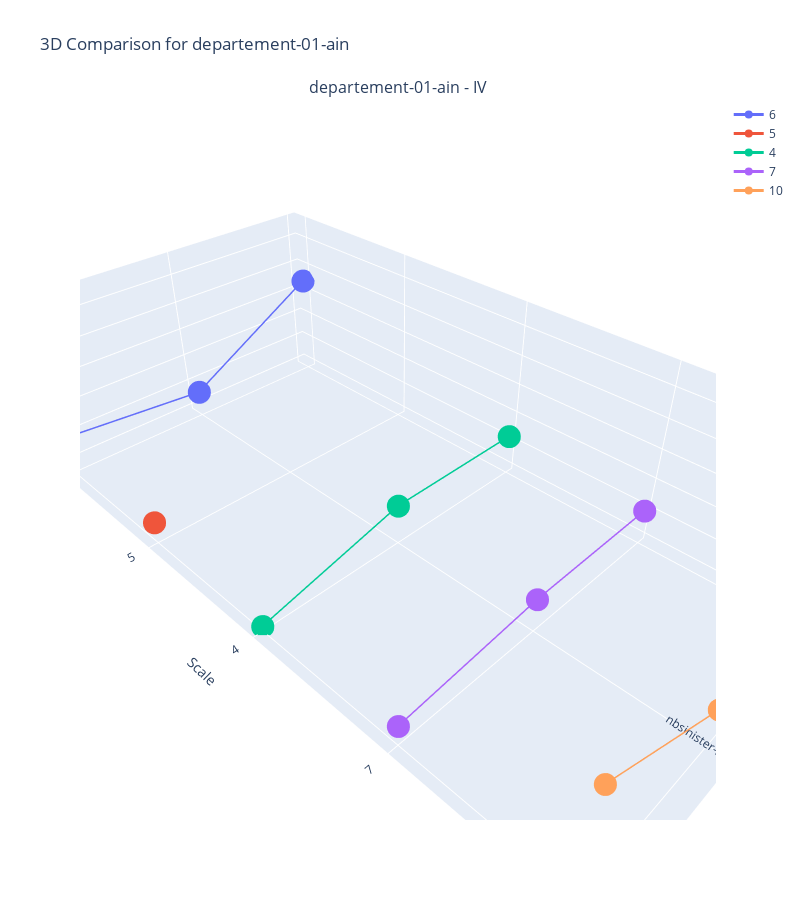
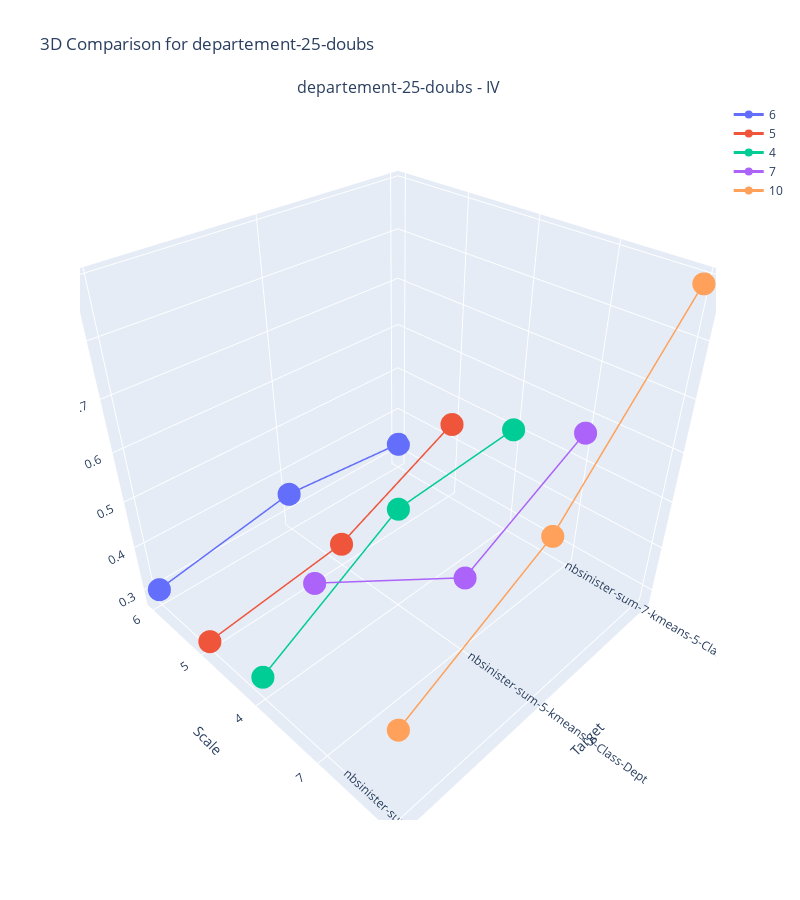
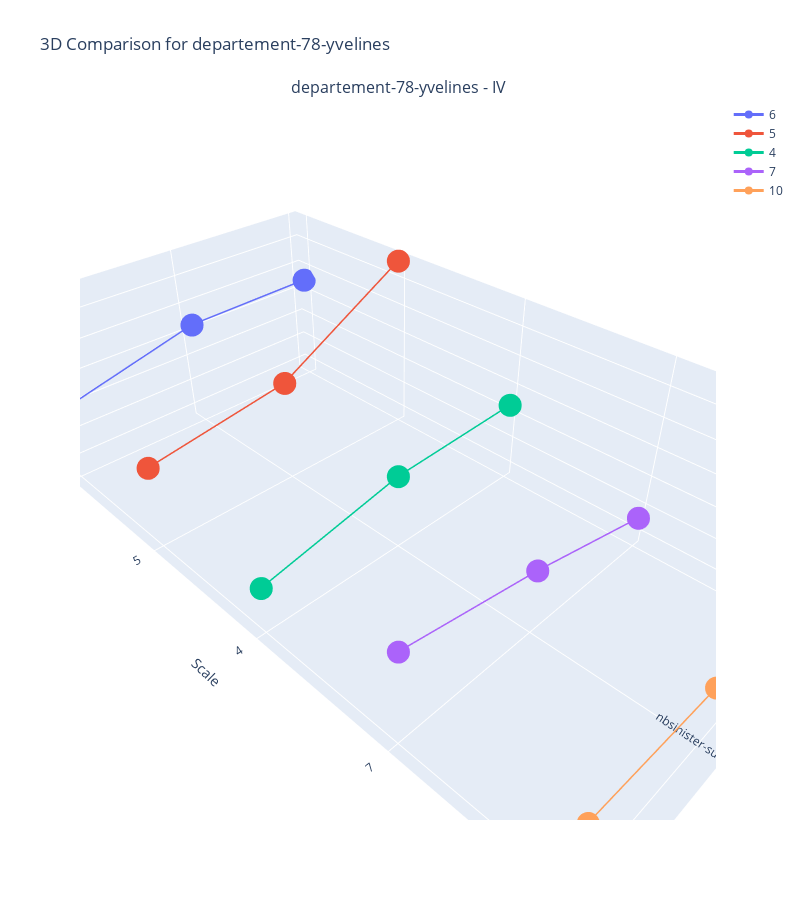

These figures' notebook cell, in order:
### Code cell
compare_models_2d(df, df.Department.unique(), dept_markers, ['IV'],  'Target', 'Scale', 'Scale')

### Figure 1 — Plotly figure (JSON) as saved in the notebook; plotly's stock layout.template omitted (floating-point values rounded to 4 significant figures)
{"data": [{"line": {"color": "#636EFA", "width": 3}, "marker": {"color": "#636EFA", "size": 8}, "mode": "lines+markers", "name": "6", "scene": "scene", "type": "scatter3d", "x": [0, 1, 2], "y": [0, 0, 0], "z": [0.8833, 0.3476, 0.4311]}, {"line": {"color": "#EF553B", "width": 3}, "marker": {"color": "#EF553B", "size": 8}, "mode": "lines+markers", "name": "5", "scene": "scene", "type": "scatter3d", "x": [0, 1, 2], "y": [1, 1, 1], "z": [null, null, 0.3122]}, {"line": {"color": "#00CC96", "width": 3}, "marker": {"color": "#00CC96", "size": 8}, "mode": "lines+markers", "name": "4", "scene": "scene", "type": "scatter3d", "x": [0, 1, 2], "y": [2, 2, 2], "z": [0.4409, 0.435, 0.1945]}, {"line": {"color": "#AB63FA", "width": 3}, "marker": {"color": "#AB63FA", "size": 8}, "mode": "lines+markers", "name": "7", "scene": "scene", "type": "scatter3d", "x": [0, 1, 2], "y": [3, 3, 3], "z": [0.3987, 0.3877, 0.2949]}, {"line": {"color": "#FFA15A", "width": 3}, "marker": {"color": "#FFA15A", "size": 8}, "mode": "lines+markers", "name": "10", "scene": "scene", "type": "scatter3d", "x": [0, 1, 2], "y": [4, 4, 4], "z": [1.319, 0.4084, 0.8999]}], "layout": {"annotations": [{"font": {"size": 16}, "showarrow": false, "text": "departement-01-ain - IV", "x": 0.5, "xanchor": "center", "xref": "paper", "y": 1, "yanchor": "bottom", "yref": "paper"}], "height": 900, "scene": {"domain": {"x": [0, 1], "y": [0, 1]}, "xaxis": {"ticktext": ["nbsinister-sum-7-kmeans-5-Class-Dept", "nbsinister-sum-5-kmeans-5-Class-Dept", "nbsinister-sum-3-kmeans-5-Class-Dept"], "tickvals": [0, 1, 2], "title": {"text": "Target"}}, "yaxis": {"ticktext": ["6", "5", "4", "7", 10], "tickvals": [0, 1, 2, 3, 4], "title": {"text": "Scale"}}, "zaxis": {"title": {"text": "IV"}}}, "showlegend": true, "title": {"text": "3D Comparison for departement-01-ain"}, "width": 800}}

### Figure 2 — Plotly figure (JSON) as saved in the notebook; plotly's stock layout.template omitted (floating-point values rounded to 4 significant figures)
{"data": [{"line": {"color": "#636EFA", "width": 3}, "marker": {"color": "#636EFA", "size": 8}, "mode": "lines+markers", "name": "6", "scene": "scene", "type": "scatter3d", "x": [0, 1, 2], "y": [0, 0, 0], "z": [0.3248, 0.352, 0.3009]}, {"line": {"color": "#EF553B", "width": 3}, "marker": {"color": "#EF553B", "size": 8}, "mode": "lines+markers", "name": "5", "scene": "scene", "type": "scatter3d", "x": [0, 1, 2], "y": [1, 1, 1], "z": [0.4458, 0.3156, 0.2821]}, {"line": {"color": "#00CC96", "width": 3}, "marker": {"color": "#00CC96", "size": 8}, "mode": "lines+markers", "name": "4", "scene": "scene", "type": "scatter3d", "x": [0, 1, 2], "y": [2, 2, 2], "z": [0.5035, 0.4855, 0.3164]}, {"line": {"color": "#AB63FA", "width": 3}, "marker": {"color": "#AB63FA", "size": 8}, "mode": "lines+markers", "name": "7", "scene": "scene", "type": "scatter3d", "x": [0, 1, 2], "y": [3, 3, 3], "z": [0.5672, 0.4295, 0.6204]}, {"line": {"color": "#FFA15A", "width": 3}, "marker": {"color": "#FFA15A", "size": 8}, "mode": "lines+markers", "name": "10", "scene": "scene", "type": "scatter3d", "x": [0, 1, 2], "y": [4, 4, 4], "z": [0.8899, 0.6081, 0.465]}], "layout": {"annotations": [{"font": {"size": 16}, "showarrow": false, "text": "departement-25-doubs - IV", "x": 0.5, "xanchor": "center", "xref": "paper", "y": 1, "yanchor": "bottom", "yref": "paper"}], "height": 900, "scene": {"domain": {"x": [0, 1], "y": [0, 1]}, "xaxis": {"ticktext": ["nbsinister-sum-7-kmeans-5-Class-Dept", "nbsinister-sum-5-kmeans-5-Class-Dept", "nbsinister-sum-3-kmeans-5-Class-Dept"], "tickvals": [0, 1, 2], "title": {"text": "Target"}}, "yaxis": {"ticktext": ["6", "5", "4", "7", 10], "tickvals": [0, 1, 2, 3, 4], "title": {"text": "Scale"}}, "zaxis": {"title": {"text": "IV"}}}, "showlegend": true, "title": {"text": "3D Comparison for departement-25-doubs"}, "width": 800}}

### Figure 3 — Plotly figure (JSON) as saved in the notebook; plotly's stock layout.template omitted (floating-point values rounded to 4 significant figures)
{"data": [{"line": {"color": "#636EFA", "width": 3}, "marker": {"color": "#636EFA", "size": 8}, "mode": "lines+markers", "name": "6", "scene": "scene", "type": "scatter3d", "x": [0, 1, 2], "y": [0, 0, 0], "z": [0.8983, 0.8783, 0.6375]}, {"line": {"color": "#EF553B", "width": 3}, "marker": {"color": "#EF553B", "size": 8}, "mode": "lines+markers", "name": "5", "scene": "scene", "type": "scatter3d", "x": [0, 1, 2], "y": [1, 1, 1], "z": [1.34, 0.8292, 0.6879]}, {"line": {"color": "#00CC96", "width": 3}, "marker": {"color": "#00CC96", "size": 8}, "mode": "lines+markers", "name": "4", "scene": "scene", "type": "scatter3d", "x": [0, 1, 2], "y": [2, 2, 2], "z": [0.6694, 0.6293, 0.4339]}, {"line": {"color": "#AB63FA", "width": 3}, "marker": {"color": "#AB63FA", "size": 8}, "mode": "lines+markers", "name": "7", "scene": "scene", "type": "scatter3d", "x": [0, 1, 2], "y": [3, 3, 3], "z": [0.3252, 0.5557, 0.7355]}, {"line": {"color": "#FFA15A", "width": 3}, "marker": {"color": "#FFA15A", "size": 8}, "mode": "lines+markers", "name": "10", "scene": "scene", "type": "scatter3d", "x": [0, 1, 2], "y": [4, 4, 4], "z": [0.1477, 0.5037, 0.587]}], "layout": {"annotations": [{"font": {"size": 16}, "showarrow": false, "text": "departement-78-yvelines - IV", "x": 0.5, "xanchor": "center", "xref": "paper", "y": 1, "yanchor": "bottom", "yref": "paper"}], "height": 900, "scene": {"domain": {"x": [0, 1], "y": [0, 1]}, "xaxis": {"ticktext": ["nbsinister-sum-7-kmeans-5-Class-Dept", "nbsinister-sum-5-kmeans-5-Class-Dept", "nbsinister-sum-3-kmeans-5-Class-Dept"], "tickvals": [0, 1, 2], "title": {"text": "Target"}}, "yaxis": {"ticktext": ["6", "5", "4", "7", 10], "tickvals": [0, 1, 2, 3, 4], "title": {"text": "Scale"}}, "zaxis": {"title": {"text": "IV"}}}, "showlegend": true, "title": {"text": "3D Comparison for departement-78-yvelines"}, "width": 800}}
